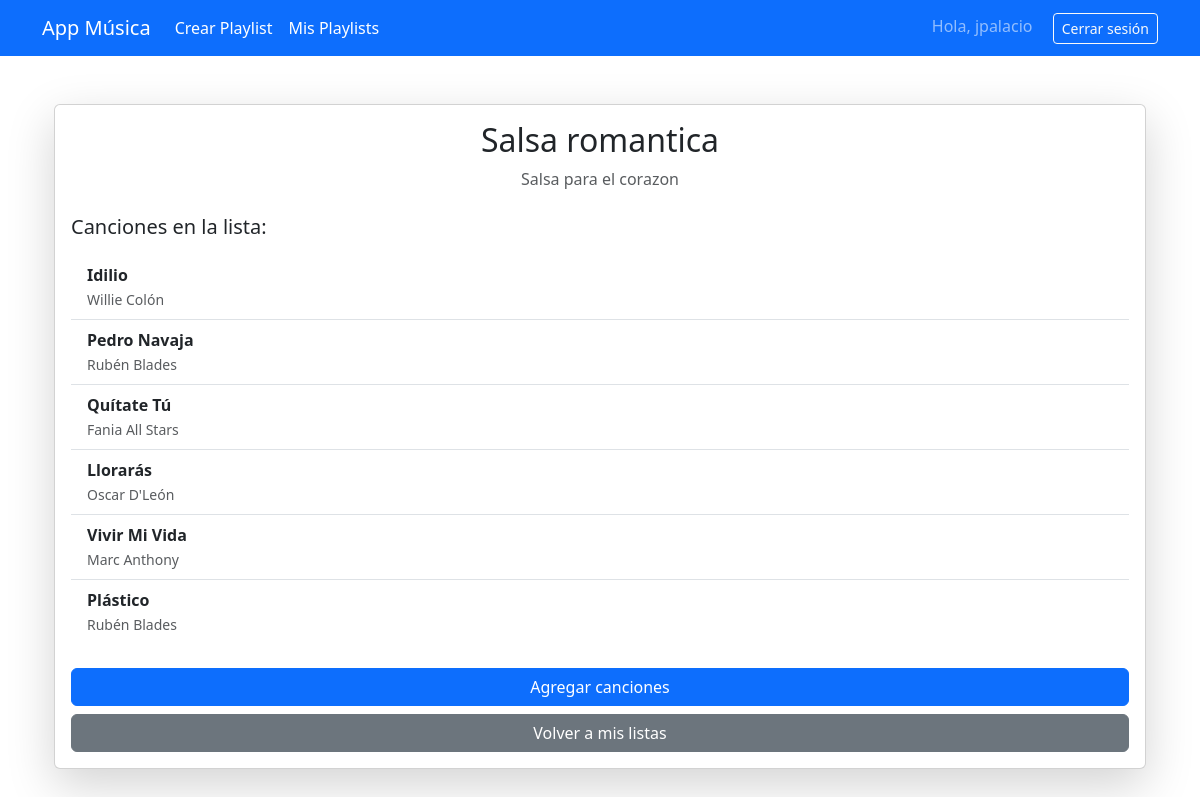
The page /listas/1/ (signed in) on the database its author committed.
### core/models.py (models this page shows, shortened)
class ListaReproduccion(models.Model):
    usuario = models.ForeignKey(User, on_delete=models.CASCADE, related_name='listas_reproduccion')
    nombre = models.CharField(max_length=100)
    descripcion = models.TextField(blank=True)
    fecha_creacion = models.DateTimeField(auto_now_add=True)
    canciones = models.ManyToManyField(Cancion, blank=True, related_name='listas')

class Cancion(models.Model):
    titulo = models.CharField(max_length=100)
    artista = models.CharField(max_length=100)

### core/views.py (the view)
# urls.py: path('listas/<int:pk>/', views.detalle_lista, name='detalle_lista'),
@login_required
def detalle_lista(request, pk):
    lista = get_object_or_404(ListaReproduccion, pk=pk, usuario=request.user)
    canciones = lista.canciones.all()
    return render(request, 'core/detalle_lista.html', {'lista': lista, 'canciones': canciones})

### core/templates/core/detalle_lista.html
{% extends 'core/base.html' %}
{% block contenido %}
<div class="container mt-5">
  <div class="card shadow-lg">
    <div class="card-body">
      <h2 class="card-title text-center">{{ lista.nombre }}</h2>
      <p class="text-muted text-center mb-4">{{ lista.descripcion|default:"Sin descripción" }}</p>
      {% if canciones %}
        <h5 class="mb-3">Canciones en la lista:</h5>
        <ul class="list-group list-group-flush">
          {% for cancion in canciones %}
            <li class="list-group-item d-flex justify-content-between align-items-center">
              <div>
                <strong>{{ cancion.titulo }}</strong><br>
                <small class="text-muted">{{ cancion.artista }}</small>
              </div>
            </li>
          {% endfor %}
        </ul>
      {% else %}
        <p class="text-center text-muted">No hay canciones en esta lista aún.</p>
      {% endif %}
      <div class="mt-4 d-flex justify-content-between flex-wrap gap-2">
        <a href="{% url 'agregar_canciones' lista.pk %}" class="btn btn-primary w-100 w-md-auto">Agregar canciones</a>
        <a href="{% url 'lista_listas' %}" class="btn btn-secondary w-100 w-md-auto">Volver a mis listas</a>
      </div>
    </div>
  </div>
</div>
{% endblock %}

### core/templates/core/base.html (shortened to what this page needs)
<!DOCTYPE html>
<html lang="es">
<head>
    <link href="https://cdn.jsdelivr.net/npm/bootstrap@5.3.0/dist/css/bootstrap.min.css" rel="stylesheet" />
</head>
<body>
    <nav class="navbar navbar-expand-lg navbar-dark bg-primary">
        <div class="container">
            <a class="navbar-brand" href="{% url 'inicio' %}">App Música</a>
            {% if user.is_authenticated %}
                <ul class="navbar-nav me-auto">
                    <li class="nav-item">
                        <a class="nav-link text-white" href="{% url 'crear_lista' %}">Crear Playlist</a>
                    </li>
                    <li class="nav-item">
                        <a class="nav-link text-white" href="{% url 'lista_listas' %}">Mis Playlists</a>
                    </li>
                </ul>
            {% endif %}
            <div>
                {% if user.is_authenticated %}
                    <span class="navbar-text me-3">Hola, {{ user.username }}</span>
                    <form action="{% url 'salir' %}" method="post" style="display:inline;">
                        <button type="submit" class="btn btn-outline-light btn-sm">Cerrar sesión</button>
                    </form>
                {% else %}
                    <a href="{% url 'ingresar' %}" class="btn btn-outline-light btn-sm">Iniciar sesión</a>
                    <a href="{% url 'registro' %}" class="btn btn-outline-light btn-sm ms-2">Registrarse</a>
                {% endif %}
            </div>
        </div>
    </nav>
    <main class="container mt-4">
        {% block contenido %}
        {% endblock %}
    </main>
</body>
</html>

### rows shown on the page
ListaReproduccion: nombre "Salsa romantica", descripcion "Salsa para el corazon"
Cancion: titulo "Idilio", artista "Willie Colón"
Cancion: titulo "Pedro Navaja", artista "Rubén Blades"
Cancion: titulo "Quítate Tú", artista "Fania All Stars"
Cancion: titulo "Llorarás", artista "Oscar D'León"
Cancion: titulo "Vivir Mi Vida", artista "Marc Anthony"
Cancion: titulo "Plástico", artista "Rubén Blades"

### other values the page prints
{{ user.username }} "jpalacio"
